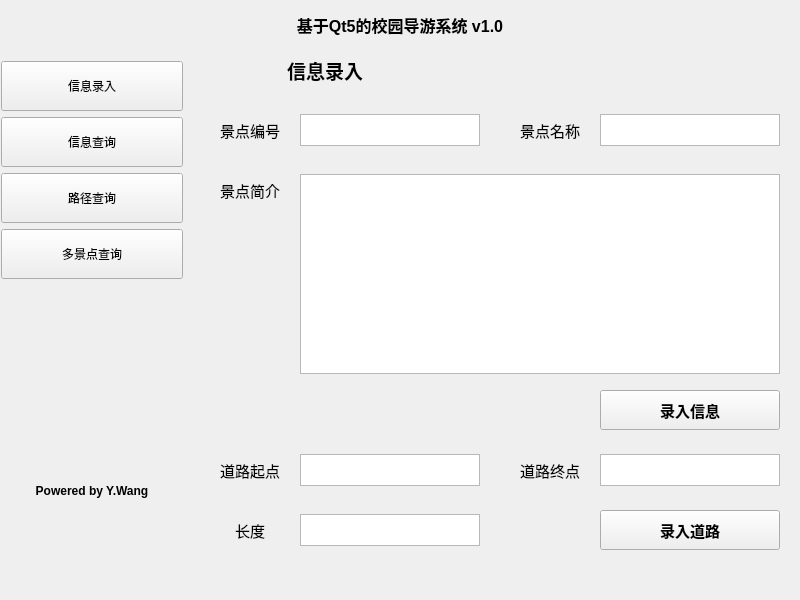
<?xml version="1.0" encoding="UTF-8"?>
<ui version="4.0">
 <class>GuideWindow</class>
 <widget class="QMainWindow" name="GuideWindow">
  <property name="geometry">
   <rect>
    <x>0</x>
    <y>0</y>
    <width>800</width>
    <height>600</height>
   </rect>
  </property>
  <property name="windowTitle">
   <string>基于Qt5的校园导游系统 v1.0</string>
  </property>
  <property name="windowIcon">
   <iconset>
    <normaloff>../Resources/multiplaces.png</normaloff>../Resources/multiplaces.png</iconset>
  </property>
  <widget class="QWidget" name="centralwidget">
   <widget class="QLabel" name="TitleLabel">
    <property name="geometry">
     <rect>
      <x>0</x>
      <y>0</y>
      <width>800</width>
      <height>50</height>
     </rect>
    </property>
    <property name="font">
     <font>
      <pointsize>12</pointsize>
      <weight>75</weight>
      <bold>true</bold>
     </font>
    </property>
    <property name="text">
     <string>基于Qt5的校园导游系统 v1.0</string>
    </property>
    <property name="alignment">
     <set>Qt::AlignCenter</set>
    </property>
   </widget>
   <widget class="QWidget" name="layoutWidget">
    <property name="geometry">
     <rect>
      <x>1</x>
      <y>61</y>
      <width>182</width>
      <height>449</height>
     </rect>
    </property>
    <layout class="QVBoxLayout" name="Left_Choosing">
     <item>
      <widget class="QPushButton" name="button_left_1">
       <property name="minimumSize">
        <size>
         <width>180</width>
         <height>50</height>
        </size>
       </property>
       <property name="text">
        <string>信息录入</string>
       </property>
       <property name="icon">
        <iconset>
         <normaloff>../Resources/writeinfo.png</normaloff>../Resources/writeinfo.png</iconset>
       </property>
       <property name="iconSize">
        <size>
         <width>40</width>
         <height>40</height>
        </size>
       </property>
      </widget>
     </item>
     <item>
      <widget class="QPushButton" name="button_left_2">
       <property name="minimumSize">
        <size>
         <width>180</width>
         <height>50</height>
        </size>
       </property>
       <property name="text">
        <string>信息查询</string>
       </property>
       <property name="icon">
        <iconset>
         <normaloff>../Resources/searchinfo.png</normaloff>../Resources/searchinfo.png</iconset>
       </property>
       <property name="iconSize">
        <size>
         <width>40</width>
         <height>40</height>
        </size>
       </property>
      </widget>
     </item>
     <item>
      <widget class="QPushButton" name="button_left_3">
       <property name="minimumSize">
        <size>
         <width>180</width>
         <height>50</height>
        </size>
       </property>
       <property name="text">
        <string>路径查询</string>
       </property>
       <property name="icon">
        <iconset>
         <normaloff>../Resources/findroad.png</normaloff>../Resources/findroad.png</iconset>
       </property>
       <property name="iconSize">
        <size>
         <width>40</width>
         <height>40</height>
        </size>
       </property>
      </widget>
     </item>
     <item>
      <widget class="QPushButton" name="button_left_4">
       <property name="minimumSize">
        <size>
         <width>180</width>
         <height>50</height>
        </size>
       </property>
       <property name="text">
        <string>多景点查询</string>
       </property>
       <property name="icon">
        <iconset>
         <normaloff>../Resources/multiplaces.png</normaloff>../Resources/multiplaces.png</iconset>
       </property>
       <property name="iconSize">
        <size>
         <width>40</width>
         <height>40</height>
        </size>
       </property>
      </widget>
     </item>
     <item>
      <widget class="QLabel" name="pix_label_1">
       <property name="minimumSize">
        <size>
         <width>180</width>
         <height>180</height>
        </size>
       </property>
       <property name="text">
        <string/>
       </property>
       <property name="pixmap">
        <pixmap>../Resources/auth.jpg</pixmap>
       </property>
       <property name="scaledContents">
        <bool>true</bool>
       </property>
      </widget>
     </item>
     <item>
      <widget class="QLabel" name="pix_label_2">
       <property name="minimumSize">
        <size>
         <width>150</width>
         <height>32</height>
        </size>
       </property>
       <property name="font">
        <font>
         <weight>75</weight>
         <bold>true</bold>
        </font>
       </property>
       <property name="text">
        <string>Powered by Y.Wang</string>
       </property>
       <property name="scaledContents">
        <bool>false</bool>
       </property>
       <property name="alignment">
        <set>Qt::AlignCenter</set>
       </property>
      </widget>
     </item>
    </layout>
   </widget>
   <widget class="QStackedWidget" name="stackedWidget">
    <property name="geometry">
     <rect>
      <x>200</x>
      <y>50</y>
      <width>600</width>
      <height>530</height>
     </rect>
    </property>
    <property name="currentIndex">
     <number>0</number>
    </property>
    <widget class="QWidget" name="page_1">
     <widget class="QLabel" name="info_title">
      <property name="geometry">
       <rect>
        <x>0</x>
        <y>0</y>
        <width>250</width>
        <height>40</height>
       </rect>
      </property>
      <property name="font">
       <font>
        <pointsize>14</pointsize>
        <weight>75</weight>
        <bold>true</bold>
       </font>
      </property>
      <property name="text">
       <string>信息录入</string>
      </property>
      <property name="alignment">
       <set>Qt::AlignCenter</set>
      </property>
     </widget>
     <widget class="QLabel" name="info_label_1">
      <property name="geometry">
       <rect>
        <x>0</x>
        <y>60</y>
        <width>100</width>
        <height>40</height>
       </rect>
      </property>
      <property name="font">
       <font>
        <pointsize>11</pointsize>
       </font>
      </property>
      <property name="text">
       <string>景点编号</string>
      </property>
      <property name="alignment">
       <set>Qt::AlignCenter</set>
      </property>
     </widget>
     <widget class="QLabel" name="info_label_2">
      <property name="geometry">
       <rect>
        <x>300</x>
        <y>60</y>
        <width>100</width>
        <height>40</height>
       </rect>
      </property>
      <property name="font">
       <font>
        <pointsize>11</pointsize>
       </font>
      </property>
      <property name="text">
       <string>景点名称</string>
      </property>
      <property name="alignment">
       <set>Qt::AlignCenter</set>
      </property>
     </widget>
     <widget class="QLabel" name="info_label_3">
      <property name="geometry">
       <rect>
        <x>0</x>
        <y>120</y>
        <width>100</width>
        <height>40</height>
       </rect>
      </property>
      <property name="font">
       <font>
        <pointsize>11</pointsize>
       </font>
      </property>
      <property name="text">
       <string>景点简介</string>
      </property>
      <property name="alignment">
       <set>Qt::AlignCenter</set>
      </property>
     </widget>
     <widget class="QTextEdit" name="info_text_1">
      <property name="geometry">
       <rect>
        <x>100</x>
        <y>64</y>
        <width>180</width>
        <height>32</height>
       </rect>
      </property>
     </widget>
     <widget class="QTextEdit" name="info_text_2">
      <property name="geometry">
       <rect>
        <x>400</x>
        <y>64</y>
        <width>180</width>
        <height>32</height>
       </rect>
      </property>
     </widget>
     <widget class="QTextEdit" name="info_text_3">
      <property name="geometry">
       <rect>
        <x>100</x>
        <y>124</y>
        <width>480</width>
        <height>200</height>
       </rect>
      </property>
     </widget>
     <widget class="QPushButton" name="info_button_1">
      <property name="geometry">
       <rect>
        <x>400</x>
        <y>340</y>
        <width>180</width>
        <height>40</height>
       </rect>
      </property>
      <property name="font">
       <font>
        <pointsize>11</pointsize>
        <weight>75</weight>
        <bold>true</bold>
       </font>
      </property>
      <property name="text">
       <string>录入信息</string>
      </property>
     </widget>
     <widget class="QTextEdit" name="info_text_5">
      <property name="geometry">
       <rect>
        <x>400</x>
        <y>404</y>
        <width>180</width>
        <height>32</height>
       </rect>
      </property>
     </widget>
     <widget class="QLabel" name="info_label_5">
      <property name="geometry">
       <rect>
        <x>0</x>
        <y>400</y>
        <width>100</width>
        <height>40</height>
       </rect>
      </property>
      <property name="font">
       <font>
        <pointsize>11</pointsize>
       </font>
      </property>
      <property name="text">
       <string>道路起点</string>
      </property>
      <property name="alignment">
       <set>Qt::AlignCenter</set>
      </property>
     </widget>
     <widget class="QTextEdit" name="info_text_4">
      <property name="geometry">
       <rect>
        <x>100</x>
        <y>404</y>
        <width>180</width>
        <height>32</height>
       </rect>
      </property>
     </widget>
     <widget class="QLabel" name="info_label_4">
      <property name="geometry">
       <rect>
        <x>300</x>
        <y>400</y>
        <width>100</width>
        <height>40</height>
       </rect>
      </property>
      <property name="font">
       <font>
        <pointsize>11</pointsize>
       </font>
      </property>
      <property name="text">
       <string>道路终点</string>
      </property>
      <property name="alignment">
       <set>Qt::AlignCenter</set>
      </property>
     </widget>
     <widget class="QLabel" name="info_label_6">
      <property name="geometry">
       <rect>
        <x>0</x>
        <y>460</y>
        <width>100</width>
        <height>40</height>
       </rect>
      </property>
      <property name="font">
       <font>
        <pointsize>11</pointsize>
       </font>
      </property>
      <property name="text">
       <string>长度</string>
      </property>
      <property name="alignment">
       <set>Qt::AlignCenter</set>
      </property>
     </widget>
     <widget class="QTextEdit" name="info_text_6">
      <property name="geometry">
       <rect>
        <x>100</x>
        <y>464</y>
        <width>180</width>
        <height>32</height>
       </rect>
      </property>
     </widget>
     <widget class="QPushButton" name="info_button_2">
      <property name="geometry">
       <rect>
        <x>400</x>
        <y>460</y>
        <width>180</width>
        <height>40</height>
       </rect>
      </property>
      <property name="font">
       <font>
        <pointsize>11</pointsize>
        <weight>75</weight>
        <bold>true</bold>
       </font>
      </property>
      <property name="text">
       <string>录入道路</string>
      </property>
     </widget>
    </widget>
    <widget class="QWidget" name="page_2">
     <widget class="QLabel" name="search_title">
      <property name="geometry">
       <rect>
        <x>0</x>
        <y>0</y>
        <width>250</width>
        <height>40</height>
       </rect>
      </property>
      <property name="font">
       <font>
        <pointsize>14</pointsize>
        <weight>75</weight>
        <bold>true</bold>
       </font>
      </property>
      <property name="text">
       <string>信息查询</string>
      </property>
      <property name="alignment">
       <set>Qt::AlignCenter</set>
      </property>
     </widget>
     <widget class="QLabel" name="search_label_1">
      <property name="geometry">
       <rect>
        <x>0</x>
        <y>60</y>
        <width>100</width>
        <height>40</height>
       </rect>
      </property>
      <property name="font">
       <font>
        <pointsize>11</pointsize>
       </font>
      </property>
      <property name="text">
       <string>景点名称</string>
      </property>
      <property name="alignment">
       <set>Qt::AlignCenter</set>
      </property>
     </widget>
     <widget class="QTextEdit" name="search_text_1">
      <property name="geometry">
       <rect>
        <x>100</x>
        <y>64</y>
        <width>280</width>
        <height>32</height>
       </rect>
      </property>
     </widget>
     <widget class="QPushButton" name="search_button_1">
      <property name="geometry">
       <rect>
        <x>400</x>
        <y>60</y>
        <width>180</width>
        <height>40</height>
       </rect>
      </property>
      <property name="font">
       <font>
        <pointsize>11</pointsize>
        <weight>75</weight>
        <bold>true</bold>
       </font>
      </property>
      <property name="text">
       <string>查询景点信息</string>
      </property>
     </widget>
     <widget class="QTextEdit" name="search_text_2">
      <property name="geometry">
       <rect>
        <x>0</x>
        <y>120</y>
        <width>580</width>
        <height>410</height>
       </rect>
      </property>
     </widget>
    </widget>
    <widget class="QWidget" name="page_3">
     <widget class="QLabel" name="road_title">
      <property name="geometry">
       <rect>
        <x>0</x>
        <y>0</y>
        <width>250</width>
        <height>40</height>
       </rect>
      </property>
      <property name="font">
       <font>
        <pointsize>14</pointsize>
        <weight>75</weight>
        <bold>true</bold>
       </font>
      </property>
      <property name="text">
       <string>路径查询</string>
      </property>
      <property name="alignment">
       <set>Qt::AlignCenter</set>
      </property>
     </widget>
     <widget class="QLabel" name="road_label_1">
      <property name="geometry">
       <rect>
        <x>0</x>
        <y>60</y>
        <width>100</width>
        <height>40</height>
       </rect>
      </property>
      <property name="font">
       <font>
        <pointsize>11</pointsize>
       </font>
      </property>
      <property name="text">
       <string>道路起点</string>
      </property>
      <property name="alignment">
       <set>Qt::AlignCenter</set>
      </property>
     </widget>
     <widget class="QTextEdit" name="road_text_1">
      <property name="geometry">
       <rect>
        <x>100</x>
        <y>64</y>
        <width>180</width>
        <height>32</height>
       </rect>
      </property>
     </widget>
     <widget class="QTextEdit" name="road_text_2">
      <property name="geometry">
       <rect>
        <x>400</x>
        <y>64</y>
        <width>180</width>
        <height>32</height>
       </rect>
      </property>
     </widget>
     <widget class="QLabel" name="road_label_2">
      <property name="geometry">
       <rect>
        <x>300</x>
        <y>60</y>
        <width>100</width>
        <height>40</height>
       </rect>
      </property>
      <property name="font">
       <font>
        <pointsize>11</pointsize>
       </font>
      </property>
      <property name="text">
       <string>道路终点</string>
      </property>
      <property name="alignment">
       <set>Qt::AlignCenter</set>
      </property>
     </widget>
     <widget class="QTextEdit" name="road_text_3">
      <property name="geometry">
       <rect>
        <x>0</x>
        <y>180</y>
        <width>580</width>
        <height>350</height>
       </rect>
      </property>
     </widget>
     <widget class="QPushButton" name="road_button_1">
      <property name="geometry">
       <rect>
        <x>400</x>
        <y>120</y>
        <width>180</width>
        <height>40</height>
       </rect>
      </property>
      <property name="font">
       <font>
        <pointsize>11</pointsize>
        <weight>75</weight>
        <bold>true</bold>
       </font>
      </property>
      <property name="text">
       <string>查询路径</string>
      </property>
     </widget>
    </widget>
    <widget class="QWidget" name="page_4">
     <widget class="QLabel" name="multi_title">
      <property name="geometry">
       <rect>
        <x>0</x>
        <y>0</y>
        <width>250</width>
        <height>40</height>
       </rect>
      </property>
      <property name="font">
       <font>
        <pointsize>14</pointsize>
        <weight>75</weight>
        <bold>true</bold>
       </font>
      </property>
      <property name="text">
       <string>多景点查询</string>
      </property>
      <property name="alignment">
       <set>Qt::AlignCenter</set>
      </property>
     </widget>
     <widget class="QTextEdit" name="multi_text_1">
      <property name="geometry">
       <rect>
        <x>100</x>
        <y>64</y>
        <width>180</width>
        <height>32</height>
       </rect>
      </property>
     </widget>
     <widget class="QLabel" name="multi_label_2">
      <property name="geometry">
       <rect>
        <x>300</x>
        <y>60</y>
        <width>100</width>
        <height>40</height>
       </rect>
      </property>
      <property name="font">
       <font>
        <pointsize>11</pointsize>
       </font>
      </property>
      <property name="text">
       <string>道路终点</string>
      </property>
      <property name="alignment">
       <set>Qt::AlignCenter</set>
      </property>
     </widget>
     <widget class="QPushButton" name="multi_button_1">
      <property name="geometry">
       <rect>
        <x>400</x>
        <y>120</y>
        <width>180</width>
        <height>40</height>
       </rect>
      </property>
      <property name="font">
       <font>
        <pointsize>11</pointsize>
        <weight>75</weight>
        <bold>true</bold>
       </font>
      </property>
      <property name="text">
       <string>查询路径</string>
      </property>
     </widget>
     <widget class="QLabel" name="multi_label_1">
      <property name="geometry">
       <rect>
        <x>0</x>
        <y>60</y>
        <width>100</width>
        <height>40</height>
       </rect>
      </property>
      <property name="font">
       <font>
        <pointsize>11</pointsize>
       </font>
      </property>
      <property name="text">
       <string>道路起点</string>
      </property>
      <property name="alignment">
       <set>Qt::AlignCenter</set>
      </property>
     </widget>
     <widget class="QTextEdit" name="multi_text_2">
      <property name="geometry">
       <rect>
        <x>400</x>
        <y>64</y>
        <width>180</width>
        <height>32</height>
       </rect>
      </property>
     </widget>
     <widget class="QTextEdit" name="multi_text_3">
      <property name="geometry">
       <rect>
        <x>0</x>
        <y>180</y>
        <width>580</width>
        <height>350</height>
       </rect>
      </property>
     </widget>
    </widget>
   </widget>
   <widget class="QLabel" name="IconLabel">
    <property name="geometry">
     <rect>
      <x>180</x>
      <y>1</y>
      <width>61</width>
      <height>48</height>
     </rect>
    </property>
    <property name="minimumSize">
     <size>
      <width>48</width>
      <height>48</height>
     </size>
    </property>
    <property name="text">
     <string/>
    </property>
    <property name="pixmap">
     <pixmap>../Resources/multiplaces.png</pixmap>
    </property>
    <property name="scaledContents">
     <bool>true</bool>
    </property>
    <property name="alignment">
     <set>Qt::AlignCenter</set>
    </property>
   </widget>
  </widget>
 </widget>
 <resources/>
 <connections/>
</ui>
